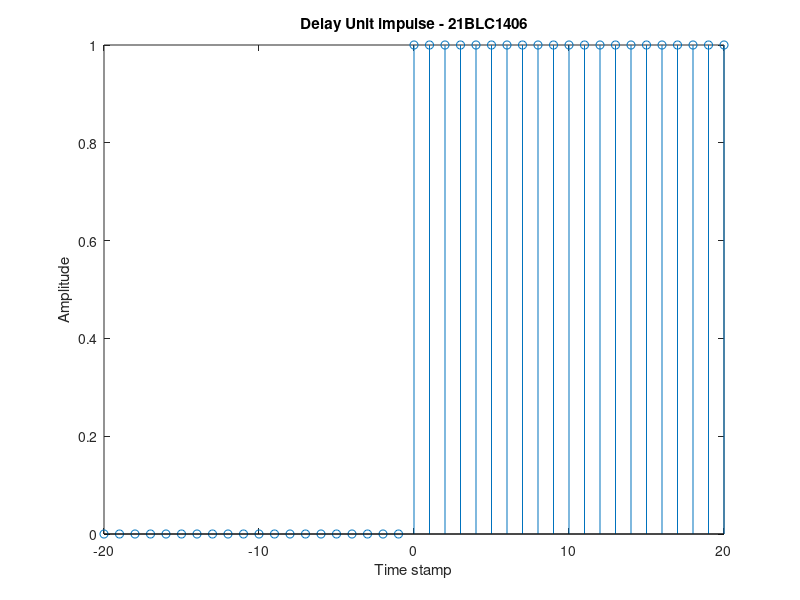

Reproduce this figure in MATLAB.
% delay unit impluse

clc;
close all;
clear all;
n=-20:20;
unit=n>=0;
stem(n,unit);
xlabel("Time stamp")';
ylabel("Amplitude");
title('Delay Unit impulse - 21BLC1406')
